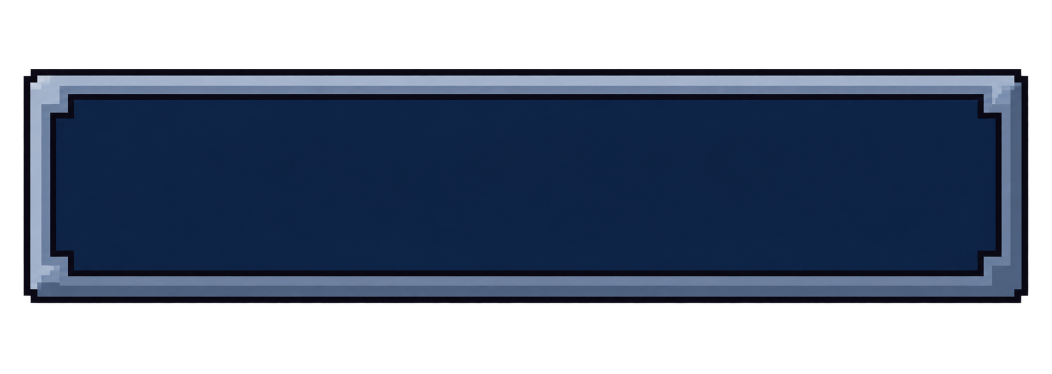
#> input picture poc/assets/generated/ASSET-007/v002/raw/h1_generated.png, 2103 x 748 px (shown at 1/2 size)
$ python cleanup.py
#> lines starting #> are read from the running program, lines starting #| are printed output that depends on the picture
#!/usr/bin/env python3
"""Authorized geometry normalization of generated H1; run from any cwd."""
from pathlib import Path
import json, hashlib
import numpy as np
from PIL import Image

ROOT=Path(__file__).resolve().parent
W,H,C=96,34,8
def mask(inset,notch):
    m=np.zeros((H,W),dtype=bool)
    m[inset:H-inset,inset:W-inset]=True
    for y in (inset,H-inset-notch):
        for x in (inset,W-inset-notch):
            m[y:y+notch,x:x+notch]=False
    return m

# Preserve generated shape's stepped inset construction; normalize its variable
# stroke widths and soft fill into exact 1+3+1 native-pixel material bands.
outer=mask(0,1); rim=mask(1,0); inner=mask(4,3); face=mask(5,2)
idx=np.zeros((H,W),dtype=np.uint8)
idx[outer]=1; idx[rim]=2
yy,xx=np.indices((H,W))
idx[rim & ((yy==1)|(xx==1))]=3
idx[rim & ((yy>=H-4)|(xx>=W-4))]=4
idx[inner]=1; idx[face]=5
palettes={
 'player':['#000000','#0b0a14','#667b99','#9db0ca','#536787','#0d2347'],
 'foe':['#000000','#0b0a14','#b85778','#ec9bb7','#76304d','#2c1222'],
 'synchro1':['#000000','#0b0a14','#bd923d','#f8d87d','#795418','#302213'],
 'synchro2':['#000000','#0b0a14','#dcae4b','#fff0a5','#946b25','#302213'],
}
def render(pal):
    a=np.zeros((H,W,4),dtype=np.uint8)
    p=np.array([tuple(bytes.fromhex(c[1:])) for c in pal],dtype=np.uint8)
    a[:,:,:3]=p[idx]; a[:,:,3]=np.where(idx!=0,255,0)
    return Image.fromarray(a)
def pack(images,gap=8):
    w=sum(i.width for i in images)+gap*(len(images)-1);h=max(i.height for i in images)
    out=Image.new('RGBA',(w,h))
    x=0
    for im in images:out.paste(im,(x,0));x+=im.width+gap
    return out
def stretch(im,size):
    w,h=im.size;nw,nh=size;out=Image.new('RGBA',size)
    for sx,sy,dx,dy in [(0,0,0,0),(w-C,0,nw-C,0),(0,h-C,0,nh-C),(w-C,h-C,nw-C,nh-C)]:
        out.paste(im.crop((sx,sy,sx+C,sy+C)),(dx,dy))
    for box,sz,pos in [((C,0,w-C,C),(nw-2*C,C),(C,0)),((C,h-C,w-C,h),(nw-2*C,C),(C,nh-C)),((0,C,C,h-C),(C,nh-2*C),(0,C)),((w-C,C,w,h-C),(C,nh-2*C),(nw-C,C)),((C,C,w-C,h-C),(nw-2*C,nh-2*C),(C,C))]:
        out.paste(im.crop(box).resize(sz,Image.Resampling.NEAREST),pos)
    return out
def preview(name,im):
    im.save(ROOT/(name+'.png'))
    im.resize((im.width*4,im.height*4),Image.Resampling.NEAREST).save(ROOT/(name+'_review_4x.png'))
    im.resize((max(1,im.width//2),max(1,im.height//2)),Image.Resampling.NEAREST).save(ROOT/(name+'_review_half.png'))
ims={n:render(p) for n,p in palettes.items()}
checks={}
for n,im in ims.items():
    im.save(ROOT/(n+'.png'));a=np.asarray(im)
    edges={
      'top':bool(np.all(a[:C,C:W-C]==a[:C,W//2:W//2+1])),
      'bottom':bool(np.all(a[H-C:,C:W-C]==a[H-C:,W//2:W//2+1])),
      'left':bool(np.all(a[C:H-C,:C]==a[H//2:H//2+1,:C])),
      'right':bool(np.all(a[C:H-C,W-C:]==a[H//2:H//2+1,W-C:])),
      'center':bool(np.all(a[C:H-C,C:W-C]==a[H//2,W//2]))}
    assert all(edges.values())
    assert set(np.unique(a[:,:,3]))=={0,255}
    assert len(set(map(tuple,a[a[:,:,3]==255,:3])))<=16
    checks[n]={'size':list(im.size),'opaque_colors':len(set(map(tuple,a[a[:,:,3]==255,:3]))),'alpha_values':[0,255],'uniform_nineslice':edges}
#> this loop made 4 passes
#> pass 1, `im.save(ROOT / (n + '.png'))`:
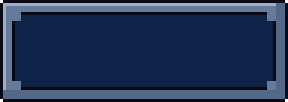
#> saved as player.png: PIL image 96x34 RGBA (shown 3 times larger); mean R, G, B, A 33.2, 51.5, 82.5, 254.7; transparent parts drawn white
#> after the loop, checks = 4 items
preview('h1_colorways',pack(list(ims.values())))
#> in pack, `out=Image.new('RGBA',(w,h))`: out: PIL image 408x34 RGBA; every value is 0
#> after the loop in pack, `for im in images:out.paste(im,(x,0));x+=im.width+gap`:
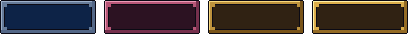
#> out: PIL image 408x34 RGBA; mean R, G, B, A 57.7, 45.3, 44.7, 239.7; transparent parts drawn white
#> after the loop in pack, `for im in images:out.paste(im,(x,0));x+=im.width+gap`: x = 416
preview('synchro',pack([ims['synchro1'],ims['synchro2']]))
#> call 2 of pack, with gap = 8
#> in pack (call 2), `out=Image.new('RGBA',(w,h))`: out: PIL image 200x34 RGBA; every value is 0
#> after the loop in pack (call 2), `for im in images:out.paste(im,(x,0));x+=im.width+gap`:
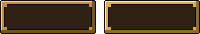
#> out: PIL image 200x34 RGBA; mean R, G, B, A 69.9, 52.8, 27.9, 244.5; transparent parts drawn white
#> after the loop in pack (call 2), `for im in images:out.paste(im,(x,0));x+=im.width+gap`: x = 208
#> call 2 of preview, with name = 'synchro'
#> in preview (call 2), `im.resize((max(1,im.width//2),max(1,im.height//2)),Image.Resampling.NE..`:
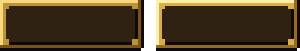
#> saved as synchro_review_half.png: PIL image 100x17 RGBA (shown 3 times larger); mean R, G, B, A 74.1, 57.5, 31.9, 244.5; transparent parts drawn white
stretch_images=[];stretchchecks={}
for name,size in [('player',(44,24)),('player',(200,34)),('foe',(60,34))]:
    im=stretch(ims[name],size);stretch_images.append(im)
    arr=np.asarray(im);base=np.asarray(ims[name])
    corners=[np.array_equal(arr[:C,:C],base[:C,:C]),np.array_equal(arr[:C,-C:],base[:C,-C:]),np.array_equal(arr[-C:,:C],base[-C:,:C]),np.array_equal(arr[-C:,-C:],base[-C:,-C:])]
    assert all(corners);stretchchecks[f'{name}_{size[0]}x{size[1]}']={'corners_identical':corners}
#> this loop made 3 passes
#> pass 1, `im = stretch(ims[name], size)`:
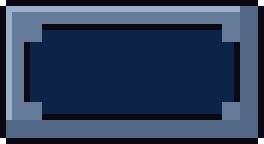
#> im: PIL image 44x24 RGBA (shown 6 times larger); mean R, G, B, A 44.6, 61.3, 90, 254; transparent parts drawn white
#> after the loop, stretch_images = 3 items; stretchchecks = 3 items
preview('h1_stretch_preview',pack(stretch_images))
#> call 3 of pack, with gap = 8
#> in pack (call 3), `w = sum((i.width for i in images)) + gap * (len(images) - 1)`: w = 320
#> in pack (call 3), `h = max((i.height for i in images))`: h = 34
#> in pack (call 3), `out=Image.new('RGBA',(w,h))`: out: PIL image 320x34 RGBA; every value is 0
#> the loop in pack (call 3), `for im in images:out.paste(im,(x,0));x+=im.width+gap` made 3 passes
#> x on passes 1 to 3: 52, 260, 328
#> after the loop in pack (call 3), `for im in images:out.paste(im,(x,0));x+=im.width+gap`:
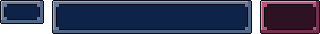
#> out: PIL image 320x34 RGBA; mean R, G, B, A 36.6, 43, 69, 231.7; transparent parts drawn white
#> after the loop in pack (call 3), `for im in images:out.paste(im,(x,0));x+=im.width+gap`: x = 328
#> call 3 of preview, with name = 'h1_stretch_preview'
#> in preview (call 3), `im.resize((max(1,im.width//2),max(1,im.height//2)),Image.Resampling.NE..`:
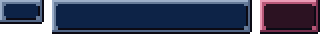
#> saved as h1_stretch_preview_review_half.png: PIL image 160x17 RGBA (shown 2 times larger); mean R, G, B, A 39.4, 45.7, 71.5, 231.7; transparent parts drawn white
for x in range(8,88):
    assert list(idx[:6,x])==[1,3,2,2,1,5]
assert np.array_equal(np.asarray(ims['synchro1'])[face],np.asarray(ims['synchro2'])[face])
checks['geometry']={'same_index_base_all_colorways':True,'middle_top_stroke_indexes':[1,3,2,2,1,5],'stroke_widths_outer_frame_inner':[1,3,1],'corner_slice':8,'stepped_corner_max_extent':7,'flat_player_fill':'#0d2347','synchro_fill_unchanged':True,'sheets_gap':8,'synchro_holds_game_frames':[8,8],'playback_tested':False}
checks['stretch']=stretchchecks
checks['source']={'size':list(Image.open(ROOT/'raw/h1_generated.png').size),'sha256':hashlib.sha256((ROOT/'raw/h1_generated.png').read_bytes()).hexdigest(),'geometry_normalized':True,'raw_native_proportions':False}
checks['font_tested']=False;checks['in_game_tested']=False
(ROOT/'validation.json').write_text(json.dumps(checks,indent=2)+'\n')
(ROOT/'processing.json').write_text(json.dumps({'script':'cleanup.py','dependencies':['Pillow','NumPy'],'source':'raw/h1_generated.png','operations':['generated shape interpreted as indexed stepped-corner template','normalize widths to 1px outer+3px frame+1px inner','flatten player fill to #0d2347','recolour shared indexes','uniform 9slice edges','8px sheet gaps','nearest4x and half previews'],'palettes':palettes},indent=2)+'\n')
print(json.dumps(checks['geometry']))
#> (printed output is left out)
